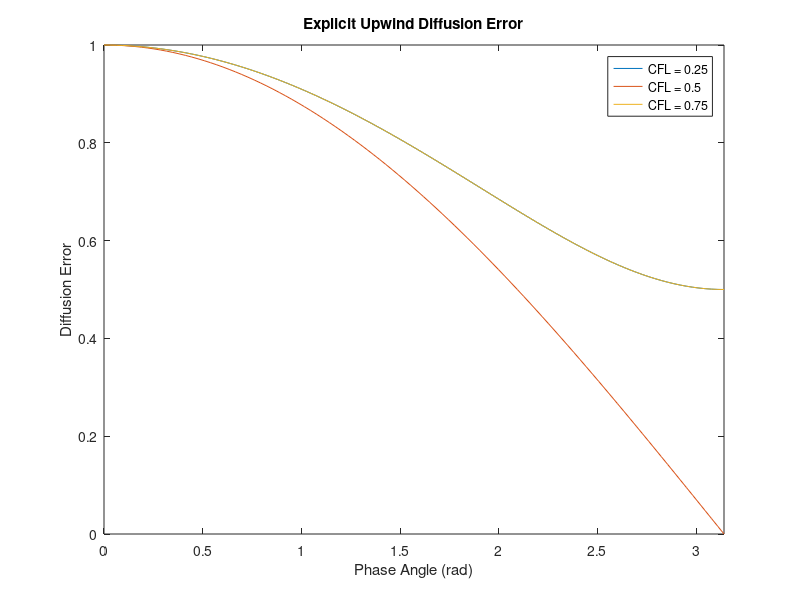
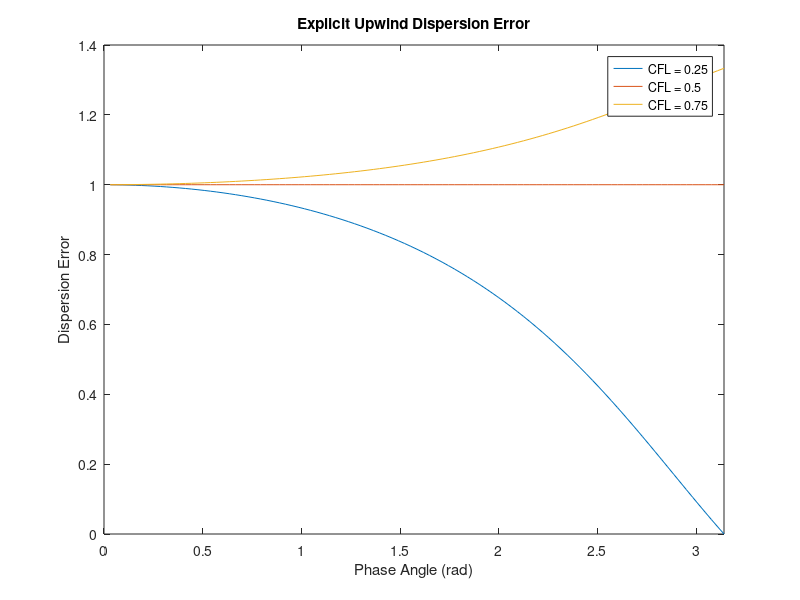
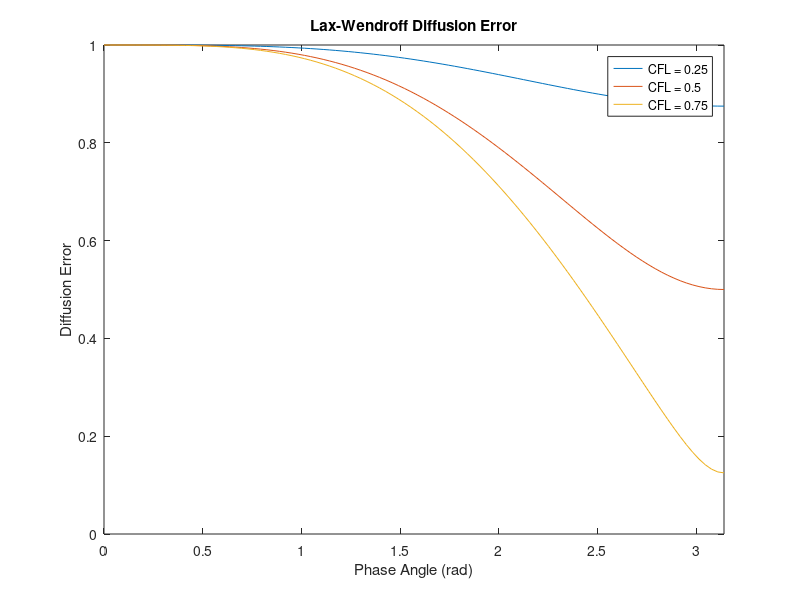
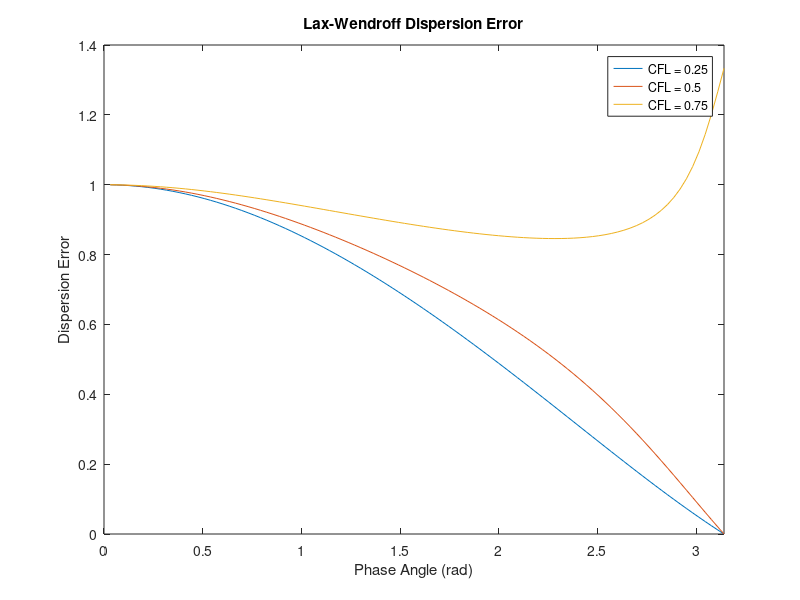

MATLAB code for these plots, in order:
clear all; close all; clc
% Diffusion and Dispersion Errors
phi = linspace(0,pi,100);
CFL1 = 0.25;
CFL2 = 0.5;
CFL3 = 0.75;

eD_up_1 = sqrt(1-4.*CFL1.*(1-CFL1).*(sin(phi./2)).^2);
eD_up_2 = sqrt(1-4.*CFL2.*(1-CFL2).*(sin(phi./2)).^2);
eD_up_3 = sqrt(1-4.*CFL3.*(1-CFL3).*(sin(phi./2)).^2);
eP_up_1 = mod(atan(CFL1.*sin(phi)./(1-CFL1+CFL1.*cos(phi))),pi)./(CFL1.*phi);
eP_up_2 = mod(atan(CFL2.*sin(phi)./(1-CFL2+CFL2.*cos(phi))),pi)./(CFL2.*phi);
eP_up_3 = mod(atan(CFL3.*sin(phi)./(1-CFL3+CFL3.*cos(phi))),pi)./(CFL3.*phi);

eD_lw_1 = sqrt(1-4.*CFL1.*CFL1.*(1-CFL1.*CFL1).*((sin(phi./2)).^4));
eD_lw_2 = sqrt(1-4.*CFL2.*CFL2.*(1-CFL2.*CFL2).*((sin(phi./2)).^4));
eD_lw_3 = sqrt(1-4.*CFL3.*CFL3.*(1-CFL3.*CFL3).*((sin(phi./2)).^4));
eP_lw_1 = mod(atan(CFL1.*sin(phi)./(1-2.*CFL1.*CFL1.*(sin(phi/2)).^2)),pi)./(CFL1.*phi);
eP_lw_2 = mod(atan(CFL2.*sin(phi)./(1-2.*CFL2.*CFL2.*(sin(phi/2)).^2)),pi)./(CFL2.*phi);
eP_lw_3 = mod(atan(CFL3.*sin(phi)./(1-2.*CFL3.*CFL3.*(sin(phi/2)).^2)),pi)./(CFL3.*phi);

eD_ie_1 = sqrt(1./(1+CFL1.*CFL1.*(sin(phi)).^2));
eD_ie_2 = sqrt(1./(1+CFL2.*CFL2.*(sin(phi)).^2));
eD_ie_3 = sqrt(1./(1+CFL3.*CFL3.*(sin(phi)).^2));
eP_ie_1 = mod(atan(CFL1.*sin(phi)),pi)./(CFL1.*phi);
eP_ie_2 = mod(atan(CFL2.*sin(phi)),pi)./(CFL2.*phi);
eP_ie_3 = mod(atan(CFL3.*sin(phi)),pi)./(CFL3.*phi);

figure()
plot(phi,eD_up_1,phi,eD_up_2,phi,eD_up_3)
title('Explicit Upwind Diffusion Error')
xlabel('Phase Angle (rad)'),ylabel('Diffusion Error')
legend('CFL = 0.25','CFL = 0.5','CFL = 0.75','Location','Best'),xlim([0,pi])

figure()
plot(phi,eP_up_1,phi,eP_up_2,phi,eP_up_3)
title('Explicit Upwind Dispersion Error')
xlabel('Phase Angle (rad)'),ylabel('Dispersion Error')
legend('CFL = 0.25','CFL = 0.5','CFL = 0.75','Location','Best'),xlim([0,pi])

figure()
plot(phi,eD_lw_1,phi,eD_lw_2,phi,eD_lw_3)
title('Lax-Wendroff Diffusion Error')
xlabel('Phase Angle (rad)'),ylabel('Diffusion Error')
legend('CFL = 0.25','CFL = 0.5','CFL = 0.75','Location','Best'),xlim([0,pi])

figure()
plot(phi,eP_lw_1,phi,eP_lw_2,phi,eP_lw_3)
title('Lax-Wendroff Dispersion Error')
xlabel('Phase Angle (rad)'),ylabel('Dispersion Error')
legend('CFL = 0.25','CFL = 0.5','CFL = 0.75','Location','Best'),xlim([0,pi])

figure()
plot(phi,eD_ie_1,phi,eD_ie_2,phi,eD_ie_3)
title('Implicit Euler Diffusion Error')
xlabel('Phase Angle (rad)'),ylabel('Diffusion Error')
legend('CFL = 0.25','CFL = 0.5','CFL = 0.75','Location','Best'),xlim([0,pi])

figure()
plot(phi,eP_ie_1,phi,eP_ie_2,phi,eP_ie_3)
title('Implicit Euler Dispersion Error')
xlabel('Phase Angle (rad)'),ylabel('Dispersion Error')
legend('CFL = 0.25','CFL = 0.5','CFL = 0.75','Location','Best'),xlim([0,pi])